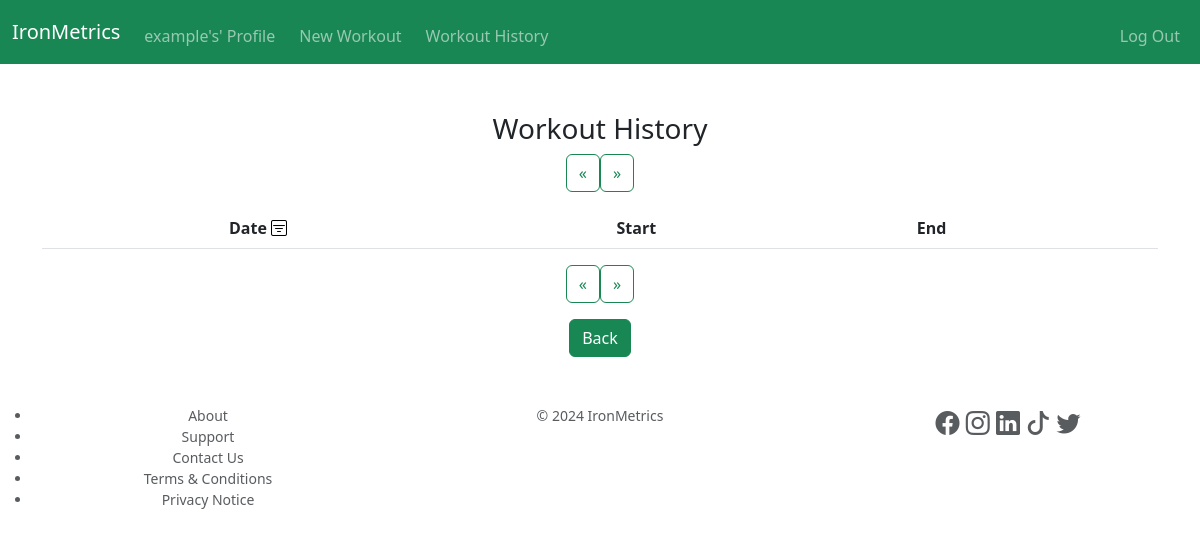
/workouthistory (signed in), run on an earlier commit of the app's database.
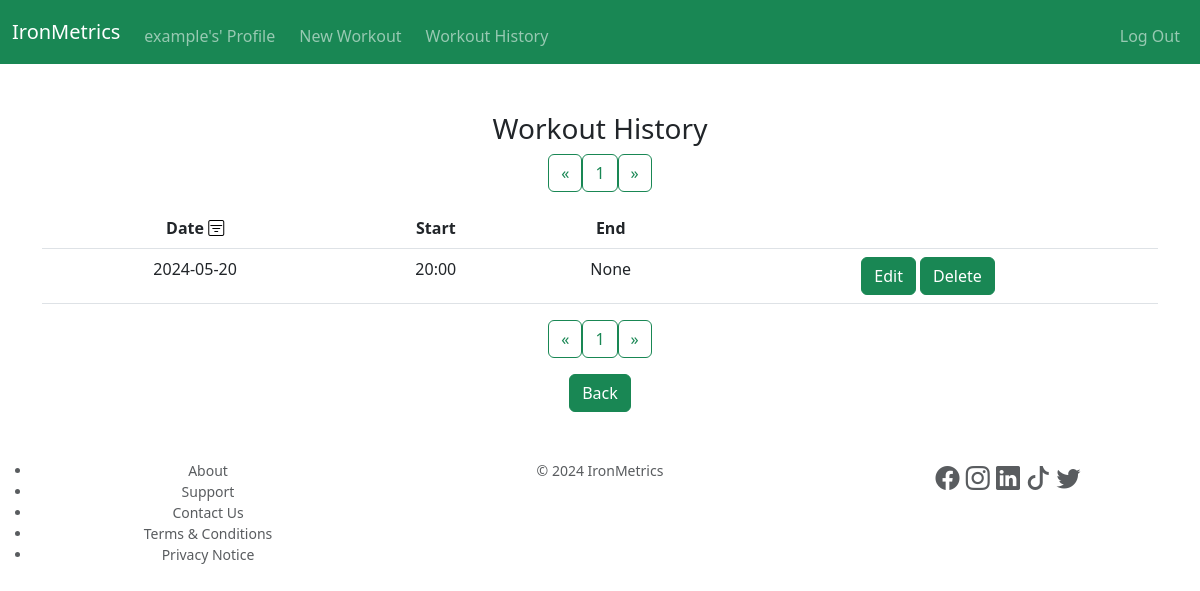
And on a later commit of the database.
### tables this page shows
CREATE TABLE workout (
	id INTEGER PRIMARY KEY AUTOINCREMENT NOT NULL,
	user_id INTEGER NOT NULL,
	date TEXT NOT NULL,
	start_time TEXT,
	end_time TEXT,
	name TEXT,
	note TEXT,
	FOREIGN KEY (user_id) REFERENCES user (id)
	ON UPDATE CASCADE
	ON DELETE CASCADE
);

### app.py (the view, shortened to what this page needs)
@app.route("/workouthistory", methods=["GET", "POST"])
@login_required
def workouthistory():
    user_id = session.get("user_id")
    workouts_sum = db.execute("SELECT COUNT() sum FROM workout WHERE user_id = ?;", user_id)[0].get("sum")
    workouts_per_page = 10
    number_of_pages = math.ceil(workouts_sum / workouts_per_page)
    pages = list(range(1, number_of_pages + 1))
    if session.get("workout_history_page") == None:
        session["workout_history_page"] = 1
    current_page = session.get("workout_history_page")
    row_num_start = (current_page - 1) * workouts_per_page
    row_num_end = current_page * workouts_per_page
    if session.get("workout_history_date_order_switch") == None:
        session["workout_history_date_order_switch"] = "DESC"
    if session["workout_history_date_order_switch"] == "DESC":
        workout_history = db.execute("""
                                    WITH t AS (
                                    SELECT ROW_NUMBER () OVER (ORDER BY date DESC) row_num,
                                    id,
                                    date,
                                    start_time,
                                    end_time
                                    FROM workout
                                    WHERE user_id = ?
                                    )
                                    SELECT * FROM t WHERE row_num > ? AND row_num <= ?;

                                    """, user_id, row_num_start, row_num_end)
    return render_template("workouthistory.html", workout_history=workout_history, pages=pages)

### app.py (called while the page is built)
@app.after_request
def after_request(response):
    response.headers["Cache-Control"] = "no-cache, no-store, must-revalidate"
    response.headers["Expires"] = 0
    response.headers["Pragma"] = "no-cache"
    return response

### helpers.py (called while the page is built)
def login_required(f):
    @wraps(f)
    def decorated_function(*args, **kwargs):
        if session.get("user_id") is None:
            return redirect(url_for("login"))
        return f(*args, **kwargs)
    return decorated_function

### templates/workouthistory.html (shortened to what this page needs)
{% extends "base.html" %}
{% block main %}
<div class="container">
    <h3>Workout History</h3>
    <nav aria-label="Top workout history page navigation">
        <ul class="pagination justify-content-center">
          <li class="page-item">
            <form action="/workouthistory" method="post" id="prev-page" style="display: inline;">
              <button type="submit" form="prev-page" class="btn btn-outline-success">&laquo;</button>
            </form>
          </li>
          {% for page in pages %}
          <li class="page-item">
            <form action="/workouthistory" method="post" id="change-page{{ page }}" style="display: inline;">
              <button type="submit" form="change-page{{ page }}" class="btn btn-outline-success">{{ page }}</button>
            </form>
          </li>
          {% endfor %}
            <form action="/workouthistory" method="post" id="next-page" style="display: inline;">
              <button type="submit" form="next-page" class="btn btn-outline-success">&raquo;</button>
            </form>
        </ul>
    </nav>
    <table class="table">
        <thead>
            <tr>
                <th>
                  Date
                  <form action="/workouthistory" method="post" id="date-sort" style="display: inline;">
                    <button type="submit" form="date-sort" class="bi bi-filter-square" style="border: none; background-color: inherit; padding: inherit; display: inline-block;"></button>
                  </form>
                </th>
                <th>Start</th>
                <th>End</th>
                <th></th>
            </tr>
        </thead>
        <tbody>
            {% for workout in workout_history %}
                <tr>
                    <td>{{ workout.date }}</td>
                    <td>{{ workout.start_time }}</td>
                    <td>{{ workout.end_time }}</td>
                    <td>
                        <form action="/workouthistory" method="post" id="edit-workout{{ workout.id }}" style="display: inline;">
                            <button type="submit" form="edit-workout{{ workout.id }}" class="btn btn-success">Edit</button>
                        </form>
                        <form action="/workouthistory" method="post" id="delete-workout{{ workout.id }}" style="display: inline;">
                            <button type="submit" form="delete-workout{{ workout.id }}" class="btn btn-success">Delete</button>
                        </form>
                    </td>
                </tr>
            {% endfor %}
        </tbody>
    </table>
    <nav aria-label="Bottom workout history page navigation">
      <ul class="pagination justify-content-center">
        <li class="page-item">
          <form action="/workouthistory" method="post" id="prev-page" style="display: inline;">
            <button type="submit" form="prev-page" class="btn btn-outline-success">&laquo;</button>
          </form>
        </li>
        {% for page in pages %}
        <li class="page-item">
          <form action="/workouthistory" method="post" id="change-page{{ page }}" style="display: inline;">
            <button type="submit" form="change-page{{ page }}" class="btn btn-outline-success">{{ page }}</button>
          </form>
        </li>
        {% endfor %}
          <form action="/workouthistory" method="post" id="next-page" style="display: inline;">
            <button type="submit" form="next-page" class="btn btn-outline-success">&raquo;</button>
          </form>
      </ul>
    </nav>
    <button type="button" class="btn btn-success" onclick="history.back()">Back</button>
</div>
{% endblock %}

What changed in the data, as far as the page shows it:
added workout: date "2024-05-20", start_time "20:00", end_time "None"
Also different on the page:
new list line: "1"
